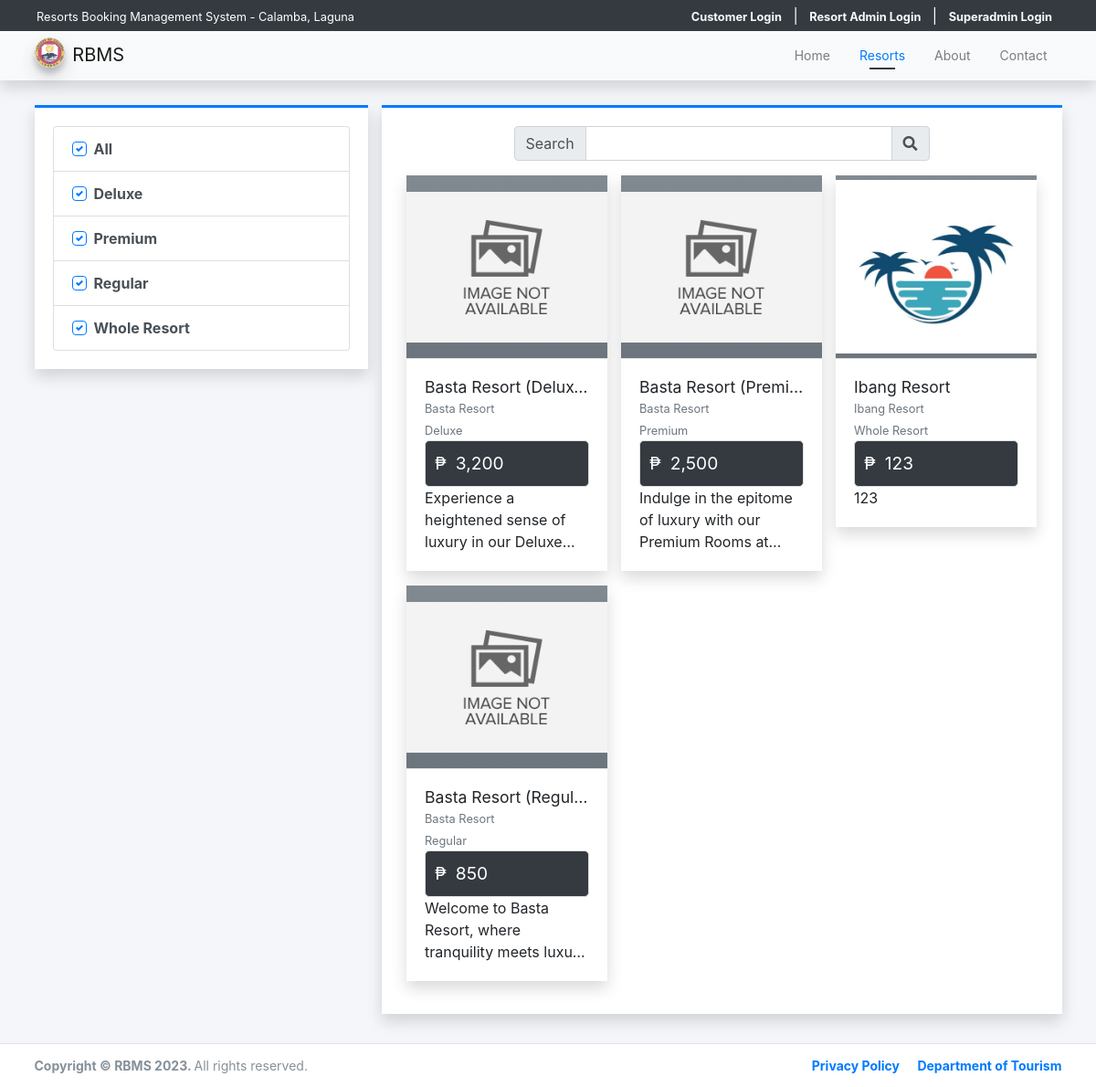
The page /?page=products on the database its author committed.
### tables this page shows
CREATE TABLE `category_list` (
  `id` int(30) NOT NULL,
  `vendor_id` int(30) NOT NULL,
  `name` text NOT NULL,
  `description` text NOT NULL,
  `status` tinyint(1) NOT NULL DEFAULT 1,
  `delete_flag` tinyint(1) NOT NULL,
  `date_created` datetime NOT NULL DEFAULT current_timestamp(),
  `date_updated` datetime DEFAULT NULL ON UPDATE current_timestamp()
);

CREATE TABLE `product_list` (
  `id` int(30) NOT NULL,
  `vendor_id` int(30) DEFAULT NULL,
  `category_id` int(30) DEFAULT NULL,
  `room_id` int(30) DEFAULT NULL,
  `name` text NOT NULL,
  `address` text NOT NULL,
  `map` varchar(300) NOT NULL,
  `description` text NOT NULL,
  `gallery_path` text DEFAULT NULL,
  `price` double NOT NULL DEFAULT 0,
  `image_path` text DEFAULT NULL,
  `status` tinyint(1) NOT NULL DEFAULT 1,
  `delete_flag` tinyint(1) NOT NULL DEFAULT 0,
  `date_created` datetime NOT NULL DEFAULT current_timestamp(),
  `date_updated` datetime DEFAULT NULL ON UPDATE current_timestamp()
);

CREATE TABLE `vendor_list` (
  `id` int(30) NOT NULL,
  `code` varchar(100) NOT NULL,
  `shop_type_id` int(30) NOT NULL,
  `shop_name` text NOT NULL,
  `shop_owner` text NOT NULL,
  `email` text NOT NULL,
  `contact` text NOT NULL,
  `username` text NOT NULL,
  `password` text NOT NULL,
  `avatar` text DEFAULT NULL,
  `status` tinyint(1) NOT NULL DEFAULT 1,
  `delete_flag` tinyint(1) NOT NULL DEFAULT 0,
  `date_created` datetime NOT NULL DEFAULT current_timestamp(),
  `date_updated` datetime DEFAULT NULL ON UPDATE current_timestamp()
);

### config.php (called while the page is built, shortened)
<?php
function validate_image($file){
    $file = explode("?",$file)[0];
	if(!empty($file)){
		if(is_file(base_app.$file)){
			return base_url.$file;
		}else{
			return base_url.'dist/img/no-image-available.png';
		}
	}else{
		return base_url.'dist/img/no-image-available.png';
	}
}
function format_num($number = 0, $max_decimal = ''){
    if(is_numeric($number)){
        $ex = explode('.',$number);
        $dec = isset($ex[1]) ? strlen($ex[1]) : 0;
        if(empty($max_decimal) || (is_numeric($max_decimal) && $max_decimal >= $dec)){
            return number_format($number,$dec);
        }else{
            if(is_numeric($max_decimal))
                return number_format($number,$max_decimal);
            else
                return "Invalid Maximum Decimal";
        }
    }else{
        return "Invalid Number";
    }
}
?>

### products/index.php (the view, shortened to what this page needs)
<?php
$category_ids = isset($_GET['cids']) ? $_GET['cids'] : 'all';
?>
<div class="content py-3">
    <div class="row">
        <div class="col-md-4">
            <div class="card card-outline rounded-0 card-primary shadow">
                <div class="card-body">
                    <div class="list-group">
                        <div class="list-group-item list-group-item-action">
                            <div class="custom-control custom-checkbox">
                                <label for="cat_all" class="custom-control-label"> All</label>
                            </div>
                        </div>
                        <?php
                        $categories = $conn->query("SELECT * FROM `category_list` where delete_flag = 0 and status = 1 order by `name` asc ");
                        while($row = $categories->fetch_assoc()):
                        ?>
                        <div class="list-group-item list-group-item-action">
                            <div class="custom-control custom-checkbox">
                                <label for="cat_item<?= $row['id'] ?>" class="custom-control-label"> <?= $row['name'] ?></label>
                            </div>
                        </div>
                        <?php endwhile; ?>
                    </div>
                </div>
            </div>
        </div>
        <div class="col-md-8">
            <div class="card card-outline card-primary shadow rounded-0">
                <div class="card-body">
                    <div class="container-fluid">
                        <div class="row justify-content-center mb-3">
                            <div class="col-lg-8 col-md-10 col-sm-12">
                                <form action="" id="search-frm">
                                    <div class="input-group">
                                        <div class="input-group-prepend"><span class="input-group-text">Search</span></div>
                                        <input type="search" id="search" class="form-control" value="<?= isset($_GET['search']) ? $_GET['search'] : '' ?>">
                                        <div class="input-group-append"><span class="input-group-text"><i class="fa fa-search"></i></span></div>
                                    </div>
                                </form>
                            </div>
                        </div>
                        <div class="row" id="product_list">
                            <?php
                            $swhere = "";
                            if(!empty($category_ids)):
                            $products = $conn->query("SELECT p.*, v.shop_name as vendor, c.name as `category` FROM `product_list` p inner join vendor_list v on p.vendor_id = v.id inner join category_list c on p.category_id = c.id where p.delete_flag = 0 and p.`status` =1 {$swhere} order by RAND()");
                            while($row = $products->fetch_assoc()):
                            ?>
                            <div class="col-lg-4 col-md-6 col-sm-12 product-item">
                                <a href="./?page=products/view_product&id=<?= $row['id'] ?>" class="card shadow rounded-0 text-reset text-decoration-none">
                                <div class="product-img-holder position-relative">
                                    <img src="<?= validate_image($row['image_path']) ?>" alt="Product-image" class="img-top product-img bg-gradient-gray">
                                </div>
                                    <div class="card-body border-top border-gray">
                                        <h5 class="card-title text-truncate w-100"><?= $row['name'] ?></h5>
                                        <div class="d-flex w-100">
                                            <div class="col-auto px-0 flex-shrink-1 flex-grow-1"><p class="text-truncate m-0"><small class="text-muted"><?= $row['vendor'] ?></small></p></div>
                                        </div>
                                        <div class="d-flex">
                                            <div class="col-auto px-0 flex-shrink-1 flex-grow-1"><p class="text-truncate m-0"><small class="text-muted"><?= $row['category'] ?></small></p></div>
                                        </div>
                                        <div class="price-section">
                                            <div class="currency-symbol">₱</div>
                                            <div class="price"><?= format_num($row['price']) ?></div>
                                        </div>
                                        <p class="card-text truncate-3 w-100"><?= strip_tags(html_entity_decode($row['description'])) ?></p>
                                    </div>
                                </a>
                            </div>
                            <?php endwhile; ?>
                            <?php else: ?>
                                <div class="col-12 text-center">
                                    Pleas select atleast 1 product category
                                </div>
                            <?php endif; ?>
                        </div>
                    </div>
                </div>
            </div>
        </div>
    </div>
</div>

### products/index.php (style rules this page uses)
.price-section { display: flex; align-items: center; border: 1px solid #ddd; border-radius: 5px; padding: 10px; background-color: #343a40; }
.currency-symbol { flex: 0 0 auto; margin-right: 10px; font-size: 1.2rem; color: #fff; }
.price { flex: 1 1 auto; font-size: 1.2rem; color: #fff; }

### rows shown on the page
category_list: name "Deluxe"
category_list: name "Premium"
category_list: name "Regular"
category_list: name "Whole Resort"
product_list: name "Basta Resort (Deluxe)", vendor.shop_name "Basta Resort", category.name "Deluxe", price "3,200", description "Experience a heightened sense of luxury in our…"
product_list: name "Basta Resort (Premi…", vendor.shop_name "Basta Resort", category.name "Premium", price "2,500", description "Indulge in the epitome of luxury with our Premium Rooms…"
product_list: image_path (picture), name "Ibang Resort", vendor.shop_name "Ibang Resort", category.name "Whole Resort", price "123", description "123"
product_list: name "Basta Resort (Regul…", vendor.shop_name "Basta Resort", category.name "Regular", price "850", description "Welcome to Basta Resort, where tranquility meets…"

### other values the page prints
$_settings->info('name') "Resorts Booking Management System - Calamba, Laguna"
$_settings->info('short_name') "RBMS"
